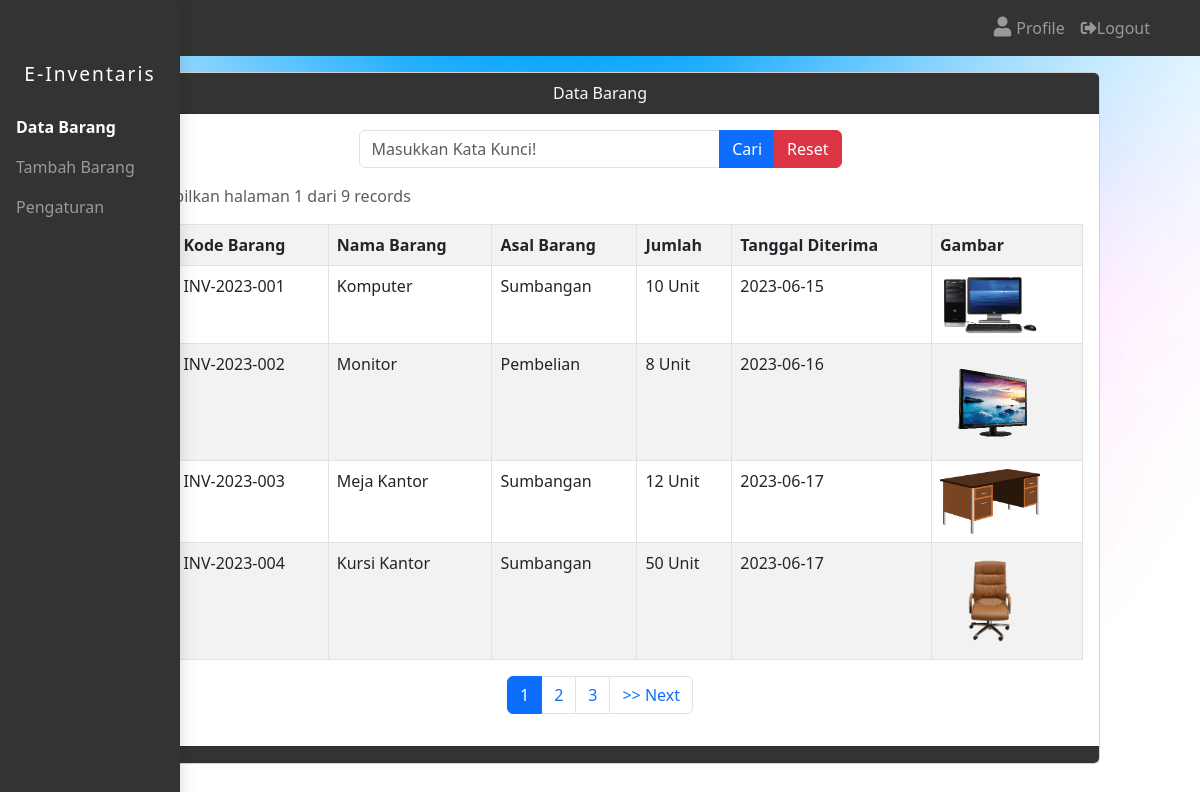
Page /dashboard.php on the committed database.
### tables this page shows
CREATE TABLE `barang` (
  `id_barang` int(11) NOT NULL,
  `kode` varchar(15) NOT NULL,
  `nama` varchar(100) NOT NULL,
  `gambar` varchar(255) NOT NULL,
  `asal` varchar(25) NOT NULL,
  `jumlah` int(4) NOT NULL,
  `satuan` varchar(15) NOT NULL,
  `tanggal_diterima` date NOT NULL,
  `tanggal_simpan` timestamp NOT NULL DEFAULT current_timestamp() ON UPDATE current_timestamp()
);

### dashboard.php (the view, shortened to what this page needs)
<?php
include 'koneksi.php';
$limit = 4;
$page = isset($_GET['page']) ? $_GET['page'] : 1;
$start = ($page - 1) * $limit;
if (isset($_POST['bcari'])) {
    $keyword = $_POST['tcari'];
    $show = mysqli_query($koneksi, "SELECT * FROM barang WHERE kode LIKE '%$keyword%' OR nama LIKE '%$keyword%' OR asal LIKE '%$keyword%' ORDER BY id_barang ASC");
} else {
    $show = mysqli_query($koneksi, "SELECT * FROM barang ORDER BY id_barang ASC LIMIT $start, $limit");
}
$totalRecords = mysqli_num_rows(mysqli_query($koneksi, "SELECT * FROM barang"));
$totalPages = ceil($totalRecords / $limit);
?>
<!DOCTYPE html>
<html lang="en">
<head>
    <link href="https://cdn.jsdelivr.net/npm/bootstrap@5.3.0/dist/css/bootstrap.min.css" rel="stylesheet">
    <link rel="stylesheet" href="https://cdnjs.cloudflare.com/ajax/libs/font-awesome/5.15.4/css/all.min.css" />
</head>
<body>
    <nav class="navbar navbar-expand-lg" style="background-color: #333;">
        <div class="container">
        <a class="navbar-brand" href="#" id="navbarBrand" style="color: white;">&#9776;</a>
            <div class="collapse navbar-collapse" id="navbarNav">
                <ul class="navbar-nav ms-auto">
                    <li class="nav-item">
                        <a class="nav-link" href="user.php"><i class="fas fa-user user-icon"></i>Profile</a>
                    </li>
                    <li class="nav-item">
                        <a class="nav-link logout-btn" onclick="logout()"><i class="fas fa-sign-out-alt"></i>Logout</a>
                    </li>
                </ul>
            </div>
        </div>
    </nav>
    <div class="d-flex">
        <div class="sidebar" id="sidebar">
            <h4 class="sidebar-heading">E-Inventaris</h4>
            <ul class="nav flex-column">
                <li class="nav-item">
                    <a class="nav-link active-link" aria-current="page" href="dashboard.php">Data Barang</a>
                </li>
                <li class="nav-item">
                    <a class="nav-link" href="input.php">Tambah Barang</a>
                </li>
                <li class="nav-item">
                    <a class="nav-link" href="dashboard-edit.php">Pengaturan</a>
                </li>
            </ul>
        </div>
    <div class="container-fluid">
        <div class="card mt-3 mx-auto" style="max-width: 1000px;">
            <div class="card-header text-light text-center" style="background-color: #333;">
                Data Barang
            </div>
            <div class="card-body">
                <div class="col-md-6 mx-auto">
                    <form method="POST">
                        <div class="input-group mb-3">
                            <input type="text" name="tcari" class="form-control" placeholder="Masukkan Kata Kunci!">
                            <button class="btn btn-primary" name="bcari" type="submit">Cari</button>
                            <button class="btn btn-danger" name="breset" type="submit">Reset</button>
                        </div>
                    </form>
                </div>
                <p class="text-muted">Menampilkan halaman <?= $page ?> dari <?= $totalRecords ?> records</p>
                <table class="table table-striped table-hover table-bordered">
                    <tr>
                        <th>No.</th>
                        <th>Kode Barang</th>
                        <th>Nama Barang</th>
                        <th>Asal Barang</th>
                        <th>Jumlah</th>
                        <th>Tanggal Diterima</th>
                        <th>Gambar</th>
                    </tr>
                    <?php
                    $no = $start + 1;
                    while ($data = mysqli_fetch_array($show)) {
                        ?>
                        <tr>
                            <td><?= $no++ ?></td>
                            <td><?= $data['kode'] ?></td>
                            <td><?= $data['nama'] ?></td>
                            <td><?= $data['asal'] ?></td>
                            <td><?= $data['jumlah'] ?> <?= $data['satuan'] ?></td>
                            <td><?= $data['tanggal_diterima'] ?></td>
                            <td>
                                <?php if (!empty($data['gambar'])) : ?>
                                    <img src="img/<?= $data['gambar'] ?>" alt="Gambar Barang" width="100">
                                <?php else : ?>
                                    <p>No Image</p>
                                <?php endif; ?>
                            </td>
                        </tr>
                    <?php
                    }
                    ?>
                </table>
                <?php if ($totalPages > 1) : ?>
                    <div class="text-center">
                        <nav aria-label="Page navigation">
                            <ul class="pagination justify-content-center">
                                <?php for ($i = 1; $i <= $totalPages; $i++) : ?>
                                    <li class="page-item <?= $i == $page ? 'active' : '' ?>">
                                        <a class="page-link" href="dashboard.php?page=<?= $i ?>"><?= $i ?></a>
                                    </li>
                                <?php endfor; ?>
                                <?php if ($page < $totalPages) : ?>
                                    <li class="page-item">
                                        <a class="page-link" href="dashboard.php?page=<?= $page + 1 ?>"> >> Next</a>
                                    </li>
                                <?php endif; ?>
                            </ul>
                        </nav>
                    </div>
                <?php endif; ?>
            </div>
            <div class="card-footer" style="background-color: #333;">
            </div>
        </div>
    </div>
</div>
</body>
</html>

### dashboard.php (style rules this page uses)
body { background-image: url('img/inv8.jpg'); background-size: cover; background-repeat: no-repeat; }
.sidebar { position: fixed; top: 0; bottom: 0; left: 0; z-index: 100; padding: 48px 0; box-shadow: 0 0.5rem 1rem rgba(0, 0, 0, 0.15); background-color: #333; color: #fff; overflow-y: auto; width: 180px; transition: left 0.3s ease-out; }
.sidebar-heading { text-align: center; padding: 0.875rem 0; font-size: 1.2rem; letter-spacing: 2px; }
.nav-link { color: rgba(255, 255, 255, 0.5); }
.navbar-nav { align-items: center; }
.active-link { color: #fff !important; font-weight: bold; }
.navbar .nav-item:last-child .nav-link { margin-right: 0; }
.user-icon { font-size: 20px; margin-right: 5px; }
.logout-btn { color: rgba(255, 255, 255, 0.5); cursor: pointer; }

### rows in the picture
barang: kode "INV-2023-001", nama "Komputer", asal "Sumbangan", jumlah "10", satuan "Unit", tanggal_diterima "2023-06-15", gambar (picture)
barang: kode "INV-2023-002", nama "Monitor", asal "Pembelian", jumlah "8", satuan "Unit", tanggal_diterima "2023-06-16", gambar (picture)
barang: kode "INV-2023-003", nama "Meja Kantor", asal "Sumbangan", jumlah "12", satuan "Unit", tanggal_diterima "2023-06-17", gambar (picture)
barang: kode "INV-2023-004", nama "Kursi Kantor", asal "Sumbangan", jumlah "50", satuan "Unit", tanggal_diterima "2023-06-17", gambar (picture)

### other values in the picture
$page "1"
$totalRecords "9"
